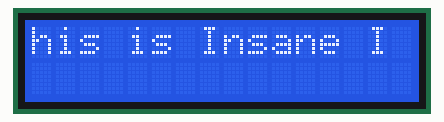
Recording of a sketch running on a simulated Arduino Uno, built with avr-gcc and run on an emulated ATmega328P. Shown: 16×2 character LCD.

Above: at 0.25 s.
At 1.88 s:
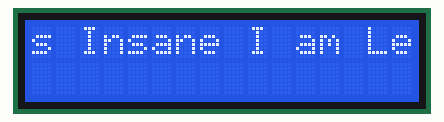
At 3.52 s:
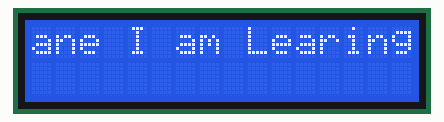
At 7.11 s:
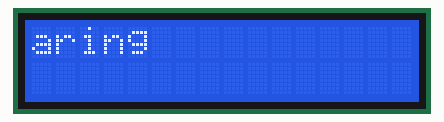
At 10.37 s:
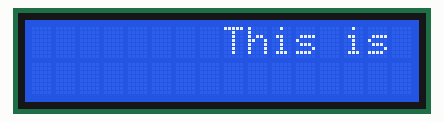
At 13.96 s:
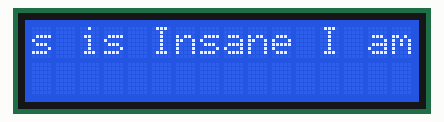

Measured:
- by itself, everything shown: repeats every 13.1 s, in 40 steps

The sketch:

Display.ino
```cpp
#include <LiquidCrystal_I2C.h> // 7 SEGMENT  loaded

LiquidCrystal_I2C lcd(0x27 , 16 , 2);

void setup()
{
  lcd.init();
  lcd.clear();
  lcd.backlight();
}

void loop()
{
  lcd.setCursor(0,0);
  lcd.print("This is Insane I am Learing");
  lcd.scrollDisplayLeft();
  delay(300);

}
```
